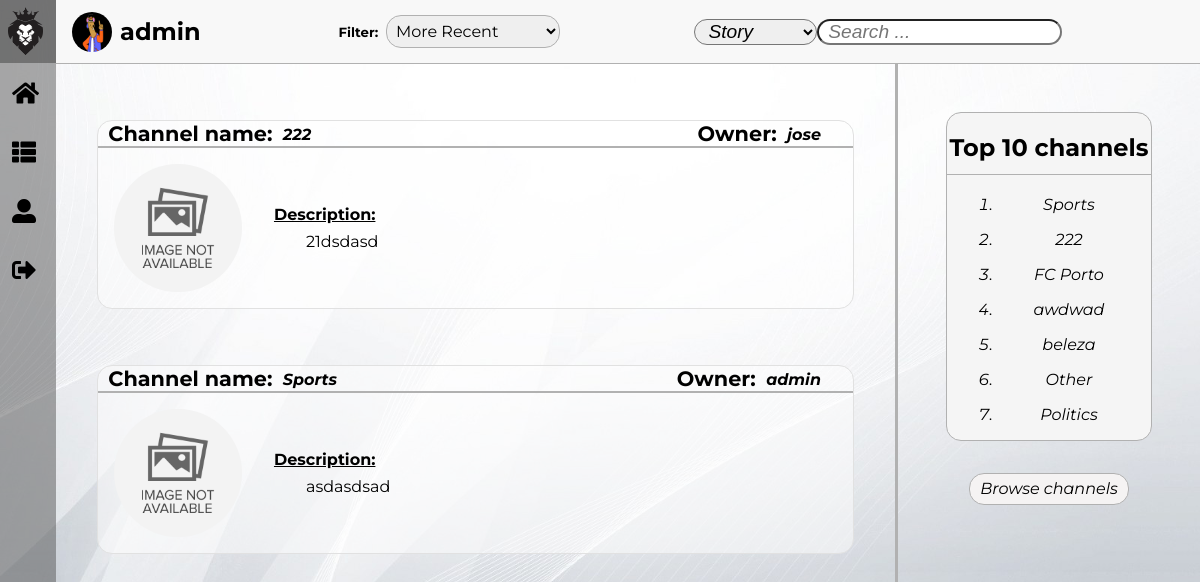
Screenshot of /pages/show_channels.php?username=jose&show=subscriptions (signed in) with the database file from the repository.
### tables this page shows
CREATE TABLE Subscription(
    username TEXT NOT NULL REFERENCES User(username),
    channelName TEXT NOT NULL REFERENCES Channel(name),
    CONSTRAINT Subscription PRIMARY KEY (username, channelName)
);

CREATE TABLE Channel(
    name TEXT NOT NULL PRIMARY KEY,
    owner TEXT NOT NULL REFERENCES User(username),
    description TEXT      
);

### pages/show_channels.php (called while the page is built, shortened)
<?php
    include_once('../includes/functions.php');
    include_once('../templates/tpl_common.php');
    include_once('../templates/tpl_show_channels.php');
    include_once('../templates/tpl_general_aside.php');
    include_once('../database/db_user.php');
    $username = isset($_GET['username']) ? htmlentities($_GET['username']) : $_SESSION['username'];
    $show = isset($_GET['show']) ? htmlentities($_GET['show']) : 'all';
    if($show === 'all') {
      $channels = get_all_channels();
    }
    else if($show === 'subscriptions'){
      $channels = get_user_subscriptions($username);
    }
    else {
      generate_error('Invalid show value !');
      die(header('Location: feed.php'));
    }
    draw_channels_list(htmlentities_all($channels));
?>

### database/db_user.php (called while the page is built, shortened)
<?php
    include_once('../includes/functions.php');
    function get_user_subscriptions($username) {
      $db = Database::instance()->db();
      $stmt = $db->prepare('SELECT * FROM Subscription JOIN Channel ON Subscription.channelName = Channel.name WHERE username = ?');
      $stmt->execute(array($username));
      return $stmt->fetchAll();
    }
?>

### includes/functions.php (called while the page is built, shortened)
<?php function get_image($default, $directory, $folder, $element) {
    $image = $default;
    $extensions = ['jpg', 'png', 'gif'];
    for($index = 0; $index < count($extensions); $index++) {
        if(file_exists($directory . $element . '.' . $extensions[$index])) {
            $image = $folder . $element . '.' . $extensions[$index];
            break;
        }
    }
    return $image;
} ?>

### templates/tpl_show_channels.php (the view, shortened to what this page needs)
<?php function draw_channels_list($channels) { ?>
    <div id="masterChannels">
        <section id="channels">
            <form method="get" action="../pages/channel.php">
                <?php foreach($channels as $channel) { ?>
                    <article id="<?= $channel['name'] ?>" class="channelArticle">
                        <header id="channelHeader">
                            <div>
                                <div>
                                    <p>Channel name:</p><h1><?= $channel['name'] ?></h1>
                                </div>
                                <div>
                                    <p>Owner:</p><h1><a href="../pages/profile.php?username=<?= $channel['owner'] ?>"><?= $channel['owner'] ?></a></h1>
                                </div>
                            </div>
                            <div>
                                <img id="asideIMG" src="../resources/images/<?= get_image('default/defaultChannel.png', '../resources/images/channels/', 'channels/', sha1($channel['name'])) ?>" alt="Channel Image">
                                <div id="channelDescription">
                                    <h1>Description:</h1><p><?= $channel['description'] ?></p>
                                </div>
                            </div>
                        </header>
                    </article>
                <?php } ?>
            </form>
        </section>
    </div>
<?php } ?>

### css/show_channels.css (style rules this page uses)
:root { --background-color: rgb(231, 231, 231); --background-story-color: rgba(255, 255, 255, 0.5); --story-title-font: 'Montserrat', sans-serif; --story-header-font: 'Montserrat', sans-serif; --story-text-font: 'Montserrat', sans-serif; --story-hover: rgb(248, 248, 248); --hover-font-color: rgb(3, 173, 192); --border-color: rgb(177, 177, 177); }
#masterChannels { grid-area: content; width: 100%; height: 100%; overflow: hidden; }
#channels { margin: 0%; width: 100%; max-height: 95%; overflow-y: auto; padding-right: 20px; }
#channels > form article { margin: 3.5em auto; width: 90%; height: auto; border-radius: 15px; border: solid rgb(225, 225, 225) 1px; background-color: rgba(255, 255, 255, 0.5); transition: 0.25s; }
#channelHeader > div:first-child { justify-content: space-between; display: flex; border-bottom: solid var(--border-color) 2px; }
#channelHeader > div:first-child * { justify-content: space-between; display: flex; padding-right: 1em; }
#channelHeader > div:first-child p { margin: 0em; padding: 0em 0.5em; font-weight: bold; font-size: 1.3em; font-family: var(--story-text-font); }
#channelHeader > div:first-child h1 { margin: 0em; margin-top: .25em; padding: 0em; width: auto; height: auto; font-family: var(--story-title-font); font-size: 1em; font-style: italic; }
#channelHeader > div:last-child { display: flex; align-items: center; }
a { color: black; }
#channelHeader > div > img { margin: 0em; padding: 1em; width: 8em; height: 8em; border-radius: 50%; object-fit: cover; }
#channelDescription { margin: 0em; padding: 1em; font-family: var(--story-text-font); }
#channelDescription > h1 { padding: 0em; margin: 0em; font-weight: bold; text-decoration: underline; font-size: 1em; }
#channelDescription > p { position: relative; padding-top: 0.5em; padding-right: 1em; margin: 0em; text-indent: 2em; text-align: justify; line-height: 1.2em; }

### css/general_aside.css (style rules this page uses)
:root { --background-color: rgb(231, 231, 231); --background-story-color: whitesmoke; --story-text-font: 'Montserrat', sans-serif; --aside-img-font-size: 15em; --aside-username-font: 'Exo', sans-serif; --aside-username-font-size: 2em; --aside-text-font: 'Montserrat', sans-serif; --aside-button-font-size: 1em; --aside-button-background-color: rgb(245, 243, 243); --aside-button-background-color-hover: rgb(3, 173, 192); --success-fg-color: rgb(86, 155, 13); --error-fg-color: rgb(218, 2, 13); --border-color: rgb(177, 177, 177); }

### css/common.css (style rules this page uses)
:root { --background-color: rgb(231, 231, 231); --background-header-color: rgba(70, 70, 70, 0.75); --background-menu-color: rgba(87, 87, 87, .5); --background-toolBar-color: rgb(248, 248, 248); --site-name-color: white; --site-name-font: 'Exo', sans-serif; --menu-color: white; --menu-icons-color: black; --menu-font: 'Montserrat', sans-serif; --toolBar-font: 'Montserrat', sans-serif; --toolBar-info-font-size: 1.5em; --toolBar-filter-font-size: 1em; --text-color: black; --hover-color: rgb(3, 173, 192); --border-color: rgb(177, 177, 177); --messages-font: 'Montserrat', sans-serif; --success-fg-color: rgb(86, 155, 13); --error-fg-color: rgb(218, 2, 13); }
body { margin: 0em; display: grid; height: 100%; overflow: hidden; grid-template-columns: auto 5.5fr 2fr; grid-template-rows: 4em 100%; grid-template-areas: "header toolBar toolBar" "menu content aside"; background-image: url("../resources/images/default/background.jpg"); background-size: 100% 100%; }
a { text-decoration: none; }

### rows the page displays
subscription: channelName.name "222", channelName.owner "jose", channelName.description "21dsdasd"
subscription: channelName.name "Sports", channelName.owner "admin", channelName.description "asdasdsad"

### other values shown
$username "admin"
$channel['channelName'] "Sports"
$channel['channelName'] "222"
$channel['channelName'] "FC Porto"
$channel['channelName'] "awdwad"
$channel['channelName'] "beleza"
$channel['channelName'] "Other"
$channel['channelName'] "Politics"
